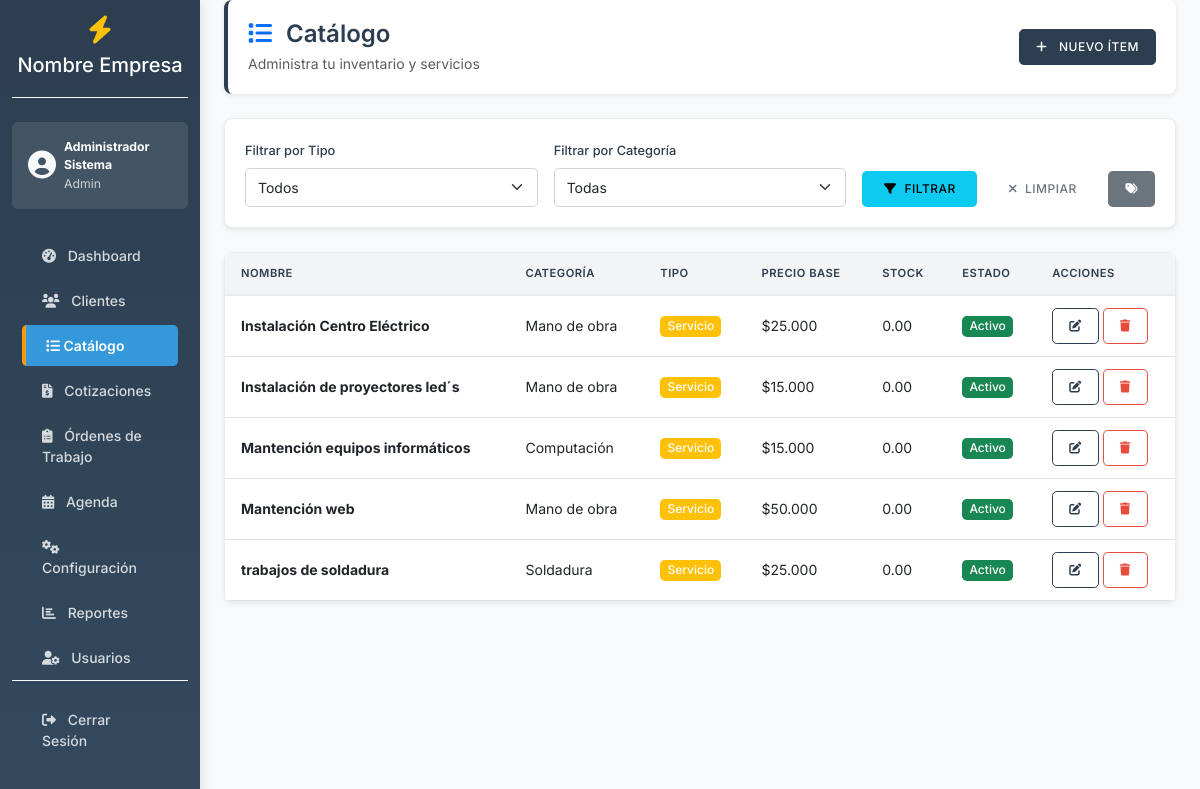
/catalogo.php (signed in), run on the app's committed database.
### tables this page shows
CREATE TABLE `productos_servicios` (
  `id` int(11) NOT NULL AUTO_INCREMENT,
  `categoria_id` int(11) DEFAULT NULL,
  `nombre` varchar(255) NOT NULL,
  `descripcion` text DEFAULT NULL,
  `precio_base` decimal(10,2) DEFAULT NULL,
  `costo` decimal(10,2) NOT NULL DEFAULT 0.00,
  `unidad` varchar(50) DEFAULT NULL,
  `tipo` enum('producto','servicio') NOT NULL,
  `activo` tinyint(1) DEFAULT 1,
  `created_at` timestamp NOT NULL DEFAULT current_timestamp(),
  `stock` decimal(10,2) DEFAULT 0.00,
  PRIMARY KEY (`id`),
  KEY `categoria_id` (`categoria_id`),
  CONSTRAINT `productos_servicios_ibfk_1` FOREIGN KEY (`categoria_id`) REFERENCES `categorias` (`id`)
);

CREATE TABLE `categorias` (
  `id` int(11) NOT NULL AUTO_INCREMENT,
  `nombre` varchar(100) NOT NULL,
  `tipo` enum('producto','servicio') NOT NULL,
  `created_at` timestamp NOT NULL DEFAULT current_timestamp(),
  PRIMARY KEY (`id`)
);

### includes/functions.php (called while the page is built, shortened)
<?php
function formatCurrency($amount)
{
    return '$' . number_format($amount, 0, ',', '.');
}
?>

### catalogo.php (the view, shortened to what this page needs)
<?php
require_once 'includes/init.php';
$action = $_GET['action'] ?? 'list';
$categorias = $pdo->query("SELECT * FROM categorias ORDER BY nombre")->fetchAll(PDO::FETCH_ASSOC);
$query_ps = "SELECT ps.*, c.nombre as categoria_nombre
             FROM productos_servicios ps
             LEFT JOIN categorias c ON ps.categoria_id = c.id
             WHERE 1=1";
$params = [];
$query_ps .= " ORDER BY ps.nombre";
$stmt_ps = $pdo->prepare($query_ps);
$stmt_ps->execute($params);
$productos_servicios = $stmt_ps->fetchAll(PDO::FETCH_ASSOC);
$producto_edit = null;
require_once 'includes/header.php';
?>
<?php if ($action == 'new' || $action == 'edit'): ?>
<div class="page-header slide-in-up">
    <div class="d-flex justify-content-between align-items-center">
        <div>
            <h1 class="h2 mb-1">
                <i class="fas fa-<?php echo $action == 'edit' ? 'edit' : 'plus'; ?> me-2 text-primary"></i>
                <?php echo $action == 'edit' ? 'Editar' : 'Nuevo'; ?> Producto/Servicio
            </h1>
            <p class="text-muted mb-0">Gestiona los productos y servicios de tu catálogo</p>
        </div>
        <a href="catalogo.php" class="btn btn-secondary">
            <i class="fas fa-arrow-left me-2"></i> Volver
        </a>
    </div>
</div>
<?php if (isset($error)): ?>
    <div class="alert alert-danger"><?php echo $error; ?></div>
<?php endif; ?>
<div class="card slide-in-up">
    <div class="card-body">
        <form method="POST" action="catalogo.php">
            <input type="hidden" name="id" value="<?php echo $producto_edit['id'] ?? ''; ?>">
            <div class="row">
                <div class="col-md-6 mb-3">
                    <label class="form-label">Nombre *</label>
                    <input type="text" name="nombre" class="form-control" required value="<?php echo htmlspecialchars($producto_edit['nombre'] ?? ''); ?>">
                </div>
                <div class="col-md-3 mb-3">
                    <label class="form-label">Tipo *</label>
                    <select name="tipo" class="form-select" required>
                        <option value="producto" <?php echo ($producto_edit['tipo'] ?? '') == 'producto' ? 'selected' : ''; ?>>Producto</option>
                        <option value="servicio" <?php echo ($producto_edit['tipo'] ?? '') == 'servicio' ? 'selected' : ''; ?>>Servicio</option>
                    </select>
                </div>
                <div class="col-md-3 mb-3">
                    <label class="form-label">Categoría</label>
                    <select name="categoria_id" class="form-select">
                        <option value="">Sin categoría</option>
                        <?php foreach($categorias as $cat): ?>
                        <option value="<?php echo $cat['id']; ?>" <?php echo ($producto_edit['categoria_id'] ?? '') == $cat['id'] ? 'selected' : ''; ?>>
                            <?php echo htmlspecialchars($cat['nombre']); ?>
                        </option>
                        <?php endforeach; ?>
                    </select>
                </div>
            </div>
            <div class="mb-3">
                <label class="form-label">Descripción</label>
                <textarea name="descripcion" class="form-control" rows="3"><?php echo htmlspecialchars($producto_edit['descripcion'] ?? ''); ?></textarea>
            </div>
            <div class="row">
                <div class="col-md-4 mb-3">
                    <label class="form-label">Precio Base *</label>
                    <input type="number" name="precio_base" class="form-control" step="any" min="0" required value="<?php echo htmlspecialchars($producto_edit['precio_base'] ?? ''); ?>">
                </div>
                <div class="col-md-4 mb-3">
                    <label class="form-label">Unidad *</label>
                    <select name="unidad" class="form-select" required>
                        <option value="unidad" <?php echo ($producto_edit['unidad'] ?? '') == 'unidad' ? 'selected' : ''; ?>>Unidad</option>
                        <option value="metro" <?php echo ($producto_edit['unidad'] ?? '') == 'metro' ? 'selected' : ''; ?>>Metro</option>
                        <option value="metro2" <?php echo ($producto_edit['unidad'] ?? '') == 'metro2' ? 'selected' : ''; ?>>Metro²</option>
                        <option value="hora" <?php echo ($producto_edit['unidad'] ?? '') == 'hora' ? 'selected' : ''; ?>>Hora</option>
                        <option value="servicio" <?php echo ($producto_edit['unidad'] ?? '') == 'servicio' ? 'selected' : ''; ?>>Servicio</option>
                    </select>
                </div>
                <div class="col-md-4 mb-3">
                    <label class="form-label">Stock</label>
                    <input type="number" name="stock" class="form-control" step="any" min="0" value="<?php echo htmlspecialchars($producto_edit['stock'] ?? '0'); ?>">
                </div>
                <div class="col-md-4 mb-3 d-flex align-items-end">
                    <div class="form-check">
                        <input class="form-check-input" type="checkbox" name="activo" value="1" id="activoCheck" <?php echo ($producto_edit['activo'] ?? 1) ? 'checked' : ''; ?>>
                        <label class="form-check-label" for="activoCheck">Activo</label>
                    </div>
                </div>
            </div>
            <button type="submit" class="btn btn-primary"><i class="fas fa-save me-2"></i> Guardar</button>
            <a href="catalogo.php" class="btn btn-secondary">Cancelar</a>
        </form>
    </div>
</div>
<?php else: ?>
<div class="page-header slide-in-up">
    <div class="d-flex justify-content-between align-items-center">
        <div>
            <h1 class="h2 mb-1"><i class="fas fa-list me-2 text-primary"></i> Catálogo</h1>
            <p class="text-muted mb-0">Administra tu inventario y servicios</p>
        </div>
        <a href="catalogo.php?action=new" class="btn btn-primary"><i class="fas fa-plus me-2"></i> Nuevo Ítem</a>
    </div>
</div>
<div class="card mb-4 slide-in-up">
    <div class="card-body">
        <form method="GET" class="row g-3 align-items-end">
            <div class="col-md-4">
                <label class="form-label">Filtrar por Tipo</label>
                <select name="tipo" class="form-select">
                    <option value="">Todos</option>
                </select>
            </div>
            <div class="col-md-4">
                <label class="form-label">Filtrar por Categoría</label>
                <select name="categoria" class="form-select">
                    <option value="">Todas</option>
                </select>
            </div>
            <div class="col-md-4 d-flex gap-2">
                <button type="submit" class="btn btn-info w-100"><i class="fas fa-filter me-2"></i>Filtrar</button>
                <a href="catalogo.php" class="btn btn-outline-secondary w-100"><i class="fas fa-times me-2"></i>Limpiar</a>
                <button type="button" class="btn btn-secondary" data-bs-toggle="modal" data-bs-target="#categoryModal" title="Administrar Categorías"><i class="fas fa-tags"></i></button>
            </div>
        </form>
    </div>
</div>
<div class="card slide-in-up">
    <div class="card-body p-0">
        <div class="table-responsive">
            <table class="table table-hover mb-0">
                <thead>
                    <tr>
                        <th>Nombre</th>
                        <th>Categoría</th>
                        <th>Tipo</th>
                        <th>Precio Base</th>
                        <th>Stock</th>
                        <th>Estado</th>
                        <th>Acciones</th>
                    </tr>
                </thead>
                <tbody>
                    <?php foreach($productos_servicios as $ps): ?>
                    <tr>
                        <td><strong><?php echo htmlspecialchars($ps['nombre']); ?></strong></td>
                        <td><?php echo htmlspecialchars($ps['categoria_nombre'] ?? 'N/A'); ?></td>
                        <td><span class="badge bg-<?php echo $ps['tipo'] == 'producto' ? 'info' : 'warning'; ?>"><?php echo ucfirst($ps['tipo']); ?></span></td>
                        <td><?php echo formatCurrency($ps['precio_base']); ?></td>
                        <td><?php echo htmlspecialchars($ps['stock']); ?></td>
                        <td><span class="badge bg-<?php echo $ps['activo'] ? 'success' : 'secondary'; ?>"><?php echo $ps['activo'] ? 'Activo' : 'Inactivo'; ?></span></td>
                        <td>
                            <a href="catalogo.php?action=edit&id=<?php echo $ps['id']; ?>" class="btn btn-sm btn-outline-primary"><i class="fas fa-edit"></i></a>
                            <form method="POST" action="catalogo.php" onsubmit="return confirm('¿Estás seguro?')" class="d-inline">
                                <button type="submit" class="btn btn-sm btn-outline-danger"><i class="fas fa-trash"></i></button>
                            </form>
                        </td>
                    </tr>
                    <?php endforeach; ?>
                </tbody>
            </table>
        </div>
    </div>
</div>
<?php endif; ?>
<?php require_once 'includes/footer.php'; ?>

### assets/css/style.css (style rules this page uses)
:root { --primary-color: #2c3e50; --primary-light: #34495e; --secondary-color: #95a5a6; --accent-color: #3498db; --success-color: #27ae60; --danger-color: #e74c3c; --warning-color: #f39c12; --info-color: #17a2b8; --light-color: #f8f9fa; --dark-color: #2c3e50; --border-color: #e9ecef; --text-muted: #6c757d; --shadow-sm: 0 0.125rem 0.25rem rgba(0, 0, 0, 0.075); --shadow-md: 0 0.5rem 1rem rgba(0, 0, 0, 0.15); --shadow-lg: 0 1rem 3rem rgba(0, 0, 0, 0.175); --border-radius: 0.5rem; --border-radius-sm: 0.3rem; --transition: all 0.2s ease; }
body { font-family: "Inter", -apple-system, BlinkMacSystemFont, "Segoe UI", Roboto, sans-serif; font-size: 0.875rem; line-height: 1.5; color: var(--dark-color); background-color: #f4f7f9; }
.card { border: 1px solid var(--border-color); border-radius: var(--border-radius); box-shadow: var(--shadow-sm); background: white; margin-bottom: 1.5rem; }
.card-body { padding: 1.25rem; }
.table { border-radius: var(--border-radius-sm); overflow: hidden; box-shadow: none; background: white; }
.table thead th { background-color: #f2f4f6; color: var(--dark-color); border-bottom: 2px solid var(--border-color); font-weight: 600; text-transform: uppercase; font-size: 0.7rem; letter-spacing: 0.5px; padding: 0.75rem 1rem; }
.table tbody td { padding: 0.75rem 1rem; border-top: 1px solid var(--border-color); vertical-align: middle; font-size: 0.875rem; }
.btn { border-radius: var(--border-radius-sm); font-weight: 500; padding: 0.5rem 1rem; transition: var(--transition); border: 1px solid transparent; text-transform: uppercase; font-size: 0.75rem; letter-spacing: 0.5px; }
.btn-primary { background-color: var(--primary-color); border-color: var(--primary-color); color: white; }
.btn-outline-primary { border-color: var(--primary-color); color: var(--primary-color); }
.btn-outline-danger { border-color: var(--danger-color); color: var(--danger-color); }
.form-control, .form-select { border: 1px solid #ced4da; border-radius: var(--border-radius-sm); padding: 0.5rem 0.75rem; transition: var(--transition); font-size: 0.875rem; }
.form-label { font-weight: 500; color: var(--dark-color); margin-bottom: 0.5rem; font-size: 0.8rem; }
.badge { font-weight: 500; padding: 0.4em 0.6em; border-radius: var(--border-radius-sm); font-size: 0.75rem; }
.page-header { background: white; border-radius: var(--border-radius); padding: 1.25rem; margin-bottom: 1.5rem; box-shadow: var(--shadow-sm); border-left: 4px solid var(--primary-color); }
.page-header h1 { font-size: 1.5rem; color: var(--primary-color); font-weight: 600; margin-bottom: 0.25rem; }

### data on the page
productos_servicios: nombre "Instalación Centro Eléctrico", categoria.nombre "Mano de obra", tipo "Servicio", precio_base "$25.000", stock "0.00", activo "Activo"
productos_servicios: nombre "Instalación de proyectores led´s", categoria.nombre "Mano de obra", tipo "Servicio", precio_base "$15.000", stock "0.00", activo "Activo"
productos_servicios: nombre "Mantención equipos informáticos", categoria.nombre "Computación", tipo "Servicio", precio_base "$15.000", stock "0.00", activo "Activo"
productos_servicios: nombre "Mantención web", categoria.nombre "Mano de obra", tipo "Servicio", precio_base "$50.000", stock "0.00", activo "Activo"
productos_servicios: nombre "trabajos de soldadura", categoria.nombre "Soldadura", tipo "Servicio", precio_base "$25.000", stock "0.00", activo "Activo"

### other printed values
$empresa_info['nombre'] "Nombre Empresa"
$_SESSION['nombre_completo'] "Administrador Sistema"
$_SESSION['rol'] "Admin"
